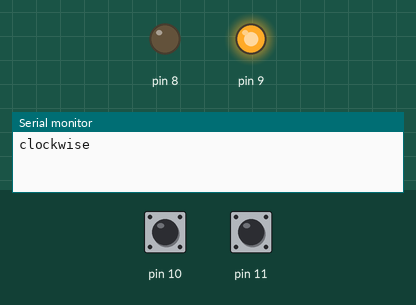
Simulated run of this sketch. Board: Arduino Uno, built with avr-gcc and run on an emulated ATmega328P. Shown: output pins drawn as LEDs (lit = HIGH), the last lines printed to the serial monitor. The inputs (shaded band) are chosen by the test bench; at power-on: pin 10 HIGH, pin 11 HIGH.

Above: at 1.2 s.
1.3 s: pin 10 pulled LOW for 0.15 s
At 2.7 s:
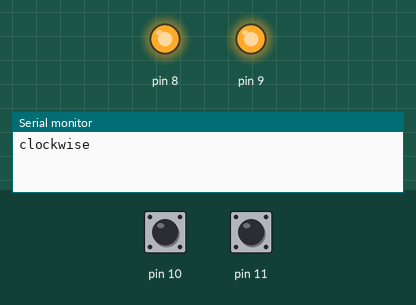
3.0 s: pin 10 pulled LOW for 3.2 s
At 4.1 s:
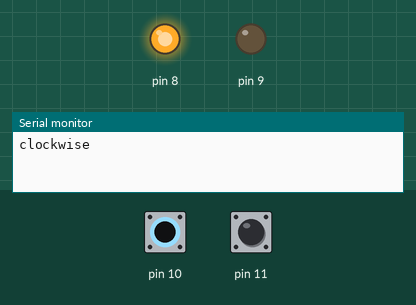
7.7 s: pin 10 pulled LOW for 1 s
At 9.7 s:
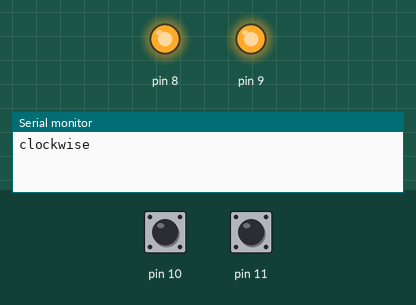
10.2 s: pin 11 pulled LOW for 3.2 s
At 13.2 s:
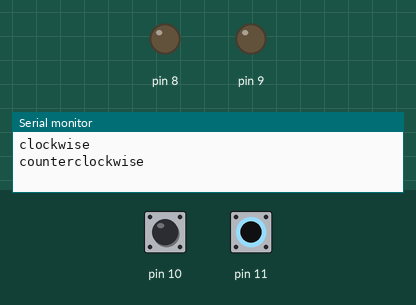
14.9 s: pin 11 pulled LOW for 0.15 s
At 15.5 s:
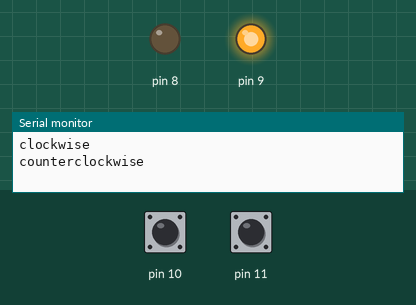
16.6 s: pin 11 pulled LOW for 1 s
At 17.0 s:
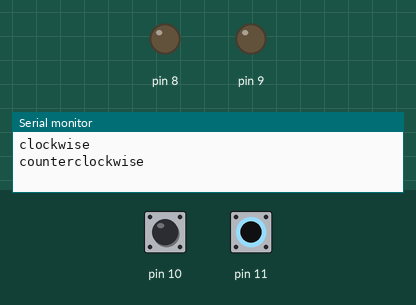
Timing chart, 0 to 19.6 s (numbered marks = the images above; inputs shaded):
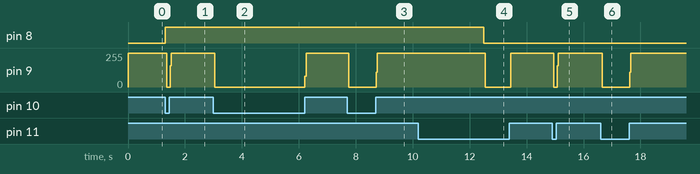

The sketch:

testInjector.ino
```cpp
/*

testing the new class StepperK
scukko
 */

#include "StepperK.h"

const int stepsPerRevolution = 800;  // change this to fit the number of steps per revolution
// for your motor

// initialize the Stepper library on pins 9 and 8:
StepperK myStepper(stepsPerRevolution, 9, 8, 10, 11);

void setup() {
  // set the speed at xx rpm:
  myStepper.setSpeed(10);
  // initialize the serial port:
  Serial.begin(9600);
}

void loop() {
  // step one revolution in one direction:
  Serial.println("clockwise");
  myStepper.step(stepsPerRevolution * 2);
  delay(500);

  // step one revolution in the other direction:
  Serial.println("counterclockwise");
  myStepper.step(-stepsPerRevolution * 2);
  delay(500);
}
```

StepperK.cpp
```cpp
#include "Arduino.h"
#include "StepperK.h"

/*
 * two-wire constructor.
 * Sets which wires should control the motor.
 */
StepperK::StepperK(int number_of_steps, int pin_PU, int pin_DR, int pin_LS_CW, int pin_LS_CCW)
{
  this->step_number = 0;                   // which step the motor is on
  this->direction = 0;                     // motor direction
  this->last_step_time = 0;                // timestamp in us of the last step taken
  this->number_of_steps = number_of_steps; // total number of steps for this motor

  // Arduino pins for the motor control connection:
  this->pin_PU = pin_PU;
  this->pin_DR = pin_DR;

  // Arduino pins for limit swithches
  /* clocwise (when looking at the tip of the shaft of the motor)
   is considered postitive directinion */
  this->pin_LS_CW = pin_LS_CW;
  this->pin_LS_CCW = pin_LS_CCW;

  // setup the pins on the microcontroller:
  pinMode(this->pin_PU, OUTPUT);
  pinMode(this->pin_DR, OUTPUT);
  pinMode(pin_LS_CW, INPUT_PULLUP);
  pinMode(pin_LS_CCW, INPUT_PULLUP);
  pin_count = 2;
}

/*
 * Sets the speed in revs per minute
 */
void StepperK::setSpeed(long whatSpeed)
{
  this->step_delay = 60L * 1000L * 1000L / this->number_of_steps / whatSpeed;
}

/*
 * Moves the motor steps_to_move steps.  If the number is negative,
 * the motor moves in the reverse direction.
 */
void StepperK::step(int steps_to_move)
{
  int steps_left = abs(steps_to_move); // how many steps to take

  // determine direction based on whether steps_to_mode is + or -:
  if (steps_to_move > 0)
  {
    this->direction = 1;
  }
  if (steps_to_move < 0)
  {
    this->direction = 0;
  }

  // decrement the number of steps, moving one step each time:
  while (steps_left > 0)
  {
    unsigned long now = micros();
    // move only if the appropriate delay has passed:
    if (now - this->last_step_time >= this->step_delay)
    {
      // get the timeStamp of when you stepped:
      this->last_step_time = now;
      // increment or decrement the step number,
      // depending on direction:
      if (this->direction == 1)
      {
        this->step_number++;
        if (this->step_number == this->number_of_steps)
        {
          this->step_number = 0;
        }
      }
      else
      {
        if (this->step_number == 0)
        {
          this->step_number = this->number_of_steps;
        }
        this->step_number--;
      }
      // decrement the steps left:
      steps_left--;
      // tell the driver to make one step:
      stepController(direction);
    }
  }
}

/*
 * Moves the motor forward or backwards.
 */

void StepperK::stepController(int dir)
{
  int state_LS_CW = HIGH;
  int state_LS_CCW = HIGH;
  digitalWrite(pin_PU, HIGH);
  if (dir == 0)
  {
    if (digitalRead(pin_LS_CCW) == LOW)
    {
      digitalWrite(pin_DR, LOW);
      digitalWrite(pin_PU, LOW);
    }
  }
  else
  {
    if (digitalRead(pin_LS_CW) == LOW)
    {
      digitalWrite(pin_DR, HIGH);
      digitalWrite(pin_PU, LOW);
    }
  }
}

/*
  version() returns the version of the library:
*/
int StepperK::version(void)
{
  return 18;
}
```

StepperK.h
```cpp
// (licence header left out)
// ensure this library description is only included once
#ifndef StepperK_h
#define StepperK_h

// library interface description
class StepperK {
  public:
    // constructors:
    StepperK(int number_of_steps, int pin_PU, int pin_DR, int pin_LS_CW, int pin_LS_CCW);

    // speed setter method:
    void setSpeed(long whatSpeed);

    // mover method:
    void step(int number_of_steps);

    int version(void);

  private:

    void stepController(int dir); // in case an external controller takes
    //care of the step sequence

    int direction;            // Direction of rotation
    unsigned long step_delay; // delay between steps, in ms, based on speed
    int number_of_steps;      // total number of steps this motor can take
    int step_number;          // which step the motor is on
    int pin_count;

    // motor pin numbers:
    int pin_PU;
    int pin_DR;
    int pin_LS_CW;
    int pin_LS_CCW;

    unsigned long last_step_time; // timestamp in us of when the last step was taken
};

#endif
```

Measured:
- after the input at 1.3 s, pin 8: LOW → HIGH at once; pin 9: 255/255 → 0/255 after 0.06 s, → 255/255 0.12 s later
- after the input at 3.0 s, pin 9: 255/255 → 0/255 after 0.06 s, → 255/255 3.2 s later
- after the input at 7.7 s, pin 9: 255/255 → 0/255 after 0.06 s, → 255/255 0.96 s later
- after the input at 10.2 s, pin 8: HIGH → LOW after 2.3 s; pin 9: 255/255 → 0/255 after 2.4 s, → 255/255 0.88 s later
- after the input at 14.9 s, pin 9: 255/255 → 0/255 after 0.06 s, → 255/255 0.12 s later
- after the input at 16.6 s, pin 9: 255/255 → 0/255 after 0.06 s, → 255/255 0.96 s later
